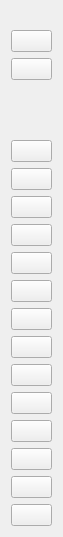
<?xml version="1.0" encoding="UTF-8"?>
<ui version="4.0">
 <class>ToolForm</class>
 <widget class="QWidget" name="ToolForm">
  <property name="geometry">
   <rect>
    <x>0</x>
    <y>0</y>
    <width>63</width>
    <height>537</height>
   </rect>
  </property>
  <property name="windowTitle">
   <string>Tool</string>
  </property>
  <property name="styleSheet">
   <string notr="true"/>
  </property>
  <layout class="QVBoxLayout" name="verticalLayout">
   <property name="topMargin">
    <number>30</number>
   </property>
   <item>
    <widget class="QPushButton" name="groupControlBtn">
     <property name="toolTip">
      <string>group control</string>
     </property>
     <property name="text">
      <string/>
     </property>
    </widget>
   </item>
   <item>
    <widget class="QPushButton" name="fullScreenBtn">
     <property name="toolTip">
      <string>full screen</string>
     </property>
     <property name="text">
      <string/>
     </property>
    </widget>
   </item>
   <item>
    <spacer name="verticalSpacer">
     <property name="orientation">
      <enum>Qt::Vertical</enum>
     </property>
     <property name="sizeHint" stdset="0">
      <size>
       <width>20</width>
       <height>40</height>
      </size>
     </property>
    </spacer>
   </item>
   <item>
    <widget class="QPushButton" name="expandNotifyBtn">
     <property name="toolTip">
      <string>expand notify</string>
     </property>
     <property name="text">
      <string/>
     </property>
    </widget>
   </item>
   <item>
    <widget class="QPushButton" name="touchBtn">
     <property name="toolTip">
      <string>touch switch</string>
     </property>
     <property name="text">
      <string/>
     </property>
    </widget>
   </item>
   <item>
    <widget class="QPushButton" name="openScreenBtn">
     <property name="toolTip">
      <string>open screen</string>
     </property>
     <property name="text">
      <string/>
     </property>
    </widget>
   </item>
   <item>
    <widget class="QPushButton" name="closeScreenBtn">
     <property name="toolTip">
      <string>close screen</string>
     </property>
     <property name="text">
      <string/>
     </property>
    </widget>
   </item>
   <item>
    <widget class="QPushButton" name="powerBtn">
     <property name="toolTip">
      <string>power</string>
     </property>
     <property name="text">
      <string/>
     </property>
    </widget>
   </item>
   <item>
    <widget class="QPushButton" name="volumeUpBtn">
     <property name="toolTip">
      <string>volume up</string>
     </property>
     <property name="text">
      <string/>
     </property>
    </widget>
   </item>
   <item>
    <widget class="QPushButton" name="volumeDownBtn">
     <property name="toolTip">
      <string>volume down</string>
     </property>
     <property name="text">
      <string/>
     </property>
    </widget>
   </item>
   <item>
    <widget class="QPushButton" name="appSwitchBtn">
     <property name="toolTip">
      <string>app switch</string>
     </property>
     <property name="text">
      <string/>
     </property>
    </widget>
   </item>
   <item>
    <widget class="QPushButton" name="menuBtn">
     <property name="toolTip">
      <string>menu</string>
     </property>
     <property name="text">
      <string/>
     </property>
    </widget>
   </item>
   <item>
    <widget class="QPushButton" name="homeBtn">
     <property name="toolTip">
      <string>home</string>
     </property>
     <property name="text">
      <string/>
     </property>
    </widget>
   </item>
   <item>
    <widget class="QPushButton" name="returnBtn">
     <property name="toolTip">
      <string>return</string>
     </property>
     <property name="text">
      <string/>
     </property>
    </widget>
   </item>
   <item>
    <widget class="QPushButton" name="screenShotBtn">
     <property name="toolTip">
      <string>screen shot</string>
     </property>
     <property name="text">
      <string/>
     </property>
    </widget>
   </item>
   <item>
    <widget class="QPushButton" name="clipboardBtn">
     <property name="toolTip">
      <string>copy clipboard text</string>
     </property>
     <property name="text">
      <string/>
     </property>
    </widget>
    </item>
   <item>
    <widget class="QPushButton" name="keymapOverlayBtn">
     <property name="toolTip">
      <string>keymap overlay (F12)</string>
     </property>
     <property name="text">
      <string/>
     </property>
    </widget>
   </item>
  </layout>
 </widget>
 <resources/>
 <connections/>
</ui>
